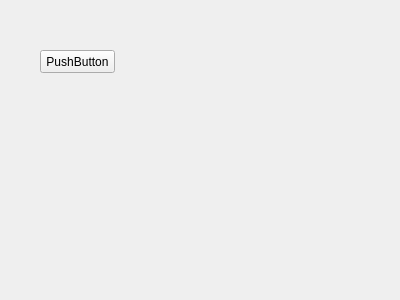
<?xml version="1.0" encoding="UTF-8"?>
<ui version="4.0">
 <class>Form</class>
 <widget class="QWidget" name="Form">
  <property name="geometry">
   <rect>
    <x>0</x>
    <y>0</y>
    <width>400</width>
    <height>300</height>
   </rect>
  </property>
  <property name="windowTitle">
   <string>Form</string>
  </property>
  <widget class="QPushButton" name="pushButton">
   <property name="geometry">
    <rect>
     <x>40</x>
     <y>50</y>
     <width>75</width>
     <height>23</height>
    </rect>
   </property>
   <property name="text">
    <string>PushButton</string>
   </property>
  </widget>
 </widget>
 <resources/>
 <connections/>
</ui>
